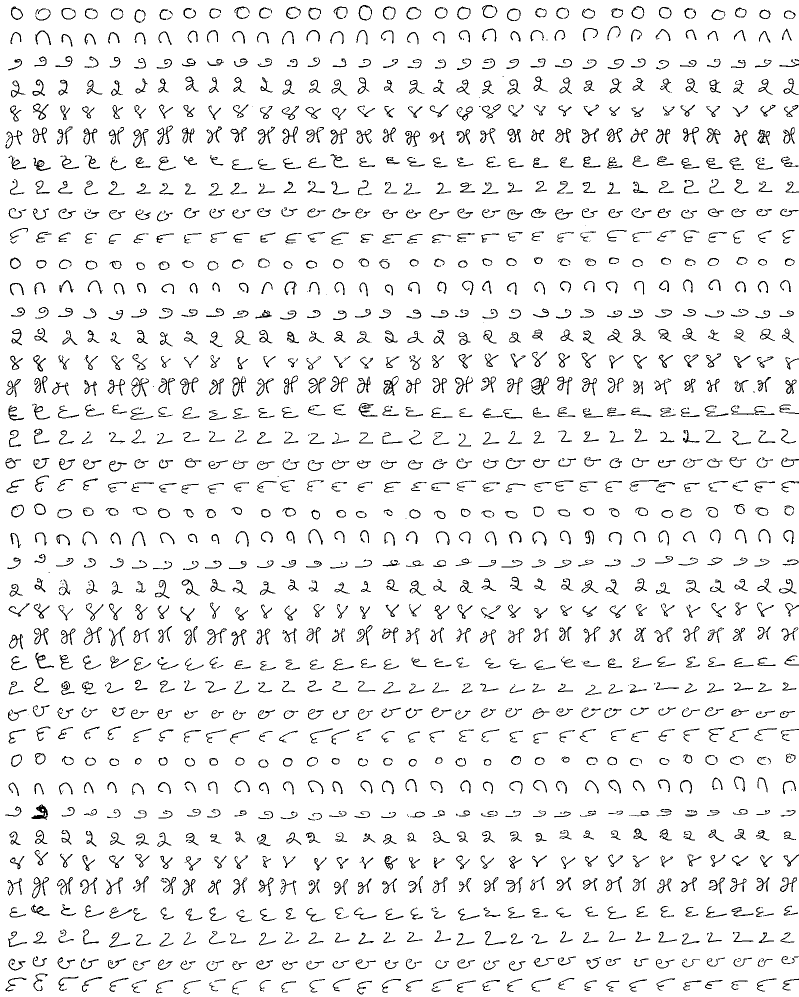
#> input picture tif/Kan.TIF, 1598 x 1994 px (shown at 1/2 size)
$ jupyter execute --allow-errors Kannada_MNIST_parse.ipynb
#> lines starting #> are read from the running program, lines starting #| are printed output that depends on the picture; after the words box and inside, x2 and y2 are one past the last pixel; in counts of white or black regions, pixels touching at a corner belong together
# Parse and MNIST-IZE Kannada Digits

This notebook goes through the process of generating a handwritten test dataset for Kannada digits. The first step is to construct a grid of handwritten digits using a quad ruled notepad as shown below. Afterwards, the images are generated by:

*   Slicing/extracting individual digit cells
*   MNIST-izing digit cells (eg. resizing digit images to 28x28, denoising by thresholding, and centering using center of mass)

[cell 1]
# Imports
import cv2
from matplotlib import pyplot as plt
from scipy import ndimage
import numpy as np
from PIL import Image
from tqdm import tqdm_notebook

# Helper Functions

Both our input seed images (used in synthetic data generation for the training dataset) and handwritten digits (test dataset) will adhere to the standard MNIST format. This means a 28x28 size digit image will be centered in a 20x20 pixel box. We leveraged the code provided in this wonderful blogpost titled "Tensorflow, MNIST and your own handwritten digits" to help MNIST-ize our data (https://medium.com/@o.kroeger/tensorflow-mnist-and-your-own-handwritten-digits-4d1cd32bbab4).

[cell 2]
# Helper Functions to MNIST-ize data

def getBestShift(img):
    '''
    Returns the best shift in x and y directions
    Input:
      img: np.array
    Output:
      sx: float
      sy: float

    '''
    # Calculate the center of mass coordinates for values in the image array
    cy, cx = ndimage.measurements.center_of_mass(img)
    rows, cols = img.shape

    # Apply vertical and horizontal shift
    sx = np.round(cols/2.0-cx).astype(int)
    sy = np.round(rows/2.0-cy).astype(int)

    return sx, sy

def shift(img, sx, sy):
    '''
    Returns shifted version of the input image
    Input:
        img: np.array
        sx: float
        sy: float
    Output:
        img_new: np.array

    '''
    rows, cols = img.shape

    M = np.float32([[1, 0, sx], [0, 1, sy]]) # Transformation matrix to shift image
    shifted = cv2.warpAffine(img, M, (cols, rows))

    return shifted

def mnistize(img):
    '''
    Returns the MNIST-ized version of the input image
    Input:
        img: np.array
    Output:
        img_new: np.array

    '''
    img = cv2.resize(255-img, (28, 28))

    # Apply Binary + Otsu thresholding on image
    # More info here: https://opencv-python-tutroals.readthedocs.io/en/latest/py_tutorials/py_imgproc/py_thresholding/py_thresholding.html#otsus-binarization
    (thresh, img) = cv2.threshold(img, 128, 255, cv2.THRESH_BINARY+cv2.THRESH_OTSU)

    # Create tight bounding box for digit
    while np.sum(img[0]) == 0:
        img = img[1:]

    while np.sum(img[:,0]) == 0:
        img = np.delete(img, 0, 1)

    while np.sum(img[-1]) == 0:
        img = img[:-1]

    while np.sum(img[:,-1]) == 0:
        img = np.delete(img, -1, 1)

    rows, cols = img.shape

    # Resize image to fit a 20x20 box
    if rows > cols:
        factor = 20.0/rows
        rows = 20
        cols = int(round(cols*factor))
    else:
        factor = 20.0/cols
        cols = 20
        rows = int(round(rows*factor))
    img = cv2.resize(img, (cols, rows))

    # Pad rows/columns to form 28x28 image
    colsPadding = (int(np.ceil((28-cols)/2.0)), int(np.floor((28-cols)/2.0)))
    rowsPadding = (int(np.ceil((28-rows)/2.0)), int(np.floor((28-rows)/2.0)))
    img = np.lib.pad(img, (rowsPadding, colsPadding), 'constant')

    # Find and apply best shift
    shiftx, shifty = getBestShift(img)
    img = shift(img, shiftx, shifty)

    return img

The data parsing process is demonstrated below for handwritten Kannada digits (40x32 = 1280 digits), which will make up the test dataset. However this approach for creating and extracting the digits can be applied to other scripts as well. To create the data sheet, the volunteer writes each digit across the row 32 times (32 is the number of cells that make up each row in the quad ruled notepad), completes this for digits 0-9, and repeats this process 4 times for a total of 40 rows and 1280 handwritten digitis. This sheet is then scanned and saved as a .TIF file.

Materials used:
+ Mead Cambridge Quad Writing Pad (8-1/2” x 11”, Quad Ruled, White, 80 Sheets)
+ Black Ink Zebra Pen (Z-Grip Series)
+ Dell S3845cdn Scanner (specific details here:https://goo.gl/fykK8k)

# Quick Sanity Check

[cell 3]
im_grid=Image.open('tif/Kan.TIF').convert('L')
#> im_grid: PIL image 1598x1994 L; 93.9% white; black in thin lines or dots
im_grid

[cell 4]
# Dimensions of entire grid sheet
im_grid.size
#> Out = (1598, 1994)

[cell 5]
# Width of each cell
width=im_grid.size[0]/32
#> width = 49.94
width
#> Out = 49.94

[cell 6]
# Height of each cell
height=im_grid.size[1]/40
#> height = 49.85
height
#> Out = 49.85

Qualitative Sanity Check: Do the cropped digits look "good"?

[cell 7]
x = np.arange(0, 32*width, width)
#> x = 32 values from 0 to 1548.1
y = np.arange(0, 40*height, height)
#> y = 40 values from 0 to 1944.2
xv, yv = np.meshgrid(x, y, indexing='xy') # Construct grid of x,y values

# Let's take 10 random slices
for trial in range(10):
    i = np.random.randint(0, 31)
    j = np.random.randint(0, 39)
    x,y = (xv[j, i], yv[j, i])
    cropped = im_grid.crop((x+2, y+2, x+width , y+height)) # Crop the image
    x_rand_image = mnistize(np.array(cropped)) # MNIST-ize the images
    plt.subplot(1, 10, trial+1)
    plt.imshow(x_rand_image)
    plt.grid(False)
    plt.axis('off')
    plt.title(np.uint8(np.mod(j, 10))) # The corresponding label
#> this loop made 10 passes
#> (thresh in mnistize, shiftx in mnistize, shifty in mnistize) on passes 1 to 10: (103, -2, 1), (106, 3, 0), (91, 3, 1), (103, 0, 1), (102, 3, -1), (114, 3, -1), (105, 1, 0), (91, 0, 1), (107, 1, 0), (91, 1, 0)
#> pass 1, `cropped = im_grid.crop((x+2, y+2, x+width , y+height))`:
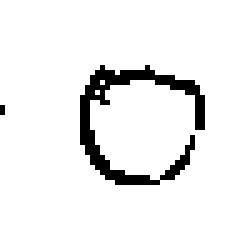
#> cropped: PIL image 48x48 L (shown 5 times larger); 92.9% white; black in thin lines or dots, all inside (x1, y1, x2, y2) = (0, 13, 41, 37)
#> pass 1, in mnistize, `img = cv2.resize(255-img, (28, 28))`:
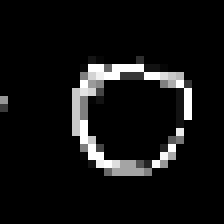
#> img: shape (28, 28) (shown 8 times larger); min 0, max 255, mean 18.2
#> pass 1, in mnistize, `(thresh, img) = cv2.threshold(img, 128, 255, cv2.THRESH_BINARY+cv2.THR..`:
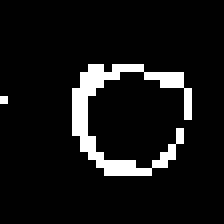
#> img: shape (28, 28) (shown 8 times larger); 8.2% white in thin lines or dots, all inside (x1, y1, x2, y2) = (0, 8, 24, 22)
#> pass 1, in mnistize, `img = np.lib.pad(img, (rowsPadding, colsPadding), 'constant')`:
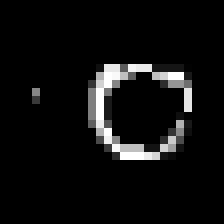
#> img: shape (28, 28) (shown 8 times larger); min 0, max 255, mean 14.8
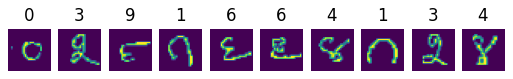
#> figure drawn by matplotlib, 10 panels

Now, proceed with extracting digits over the entire grid.

# Processing

[cell 8]
x = np.arange(0, 32*width, width)
#> x = 32 values from 0 to 1548.1
y = np.arange(0, 40*height, height)
#> y = 40 values from 0 to 1944.2

xv, yv = np.meshgrid(x, y, indexing='xy') # Construct grid of x,y values
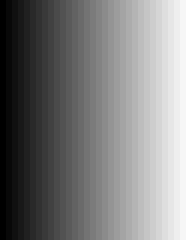
#> xv: shape (40, 32) float64 (shown 6 times larger); min 0, max 1548.1, mean 774; drawn with min black and max white
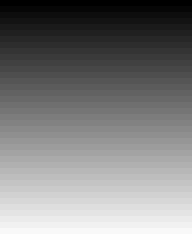
#> yv: shape (40, 32) float64 (shown 6 times larger); min 0, max 1944.2, mean 972.1; drawn with min black and max white
X_test_kmnist = np.empty((32*40, 28, 28, 1), dtype='uint8')
y_test_kmnist = np.empty(32*40, dtype='uint8')
#> y_test_kmnist = 1280 values, max 249 at index 17, min 0 at index 6, mean 31.81

k=0
#> (the rest of this cell did not finish here and is left out)

# Post-processing sanity checks:

Sanity check 1: Visual inspection of random elements

[cell 9]
for i in range(20):
    k = np.random.randint(0, 32*40-1)
    plt.subplot(5, 4, i+1)
    plt.imshow(X_test_kmnist[k,:,:,0])
    plt.axis('off')
#> this loop made 20 passes
#> k on passes 1 to 12: 849, 537, 845, 72, 777, 115, 976, 755, 448, 850, 99, 1201
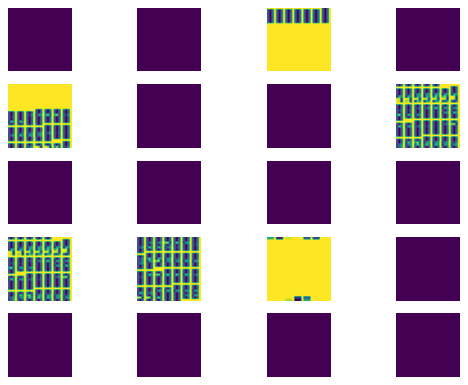
#> figure drawn by matplotlib, 20 panels

Sanity check 2: Dimensions of data

[cell 10]
print(np.shape(X_test_kmnist))
#| (1280, 28, 28, 1)
print(np.shape(X_test_kmnist))
#| (1280, 28, 28, 1)

Sanity check 3: Classwise counts

[cell 11]
plt.stem(np.bincount(y_test_kmnist))
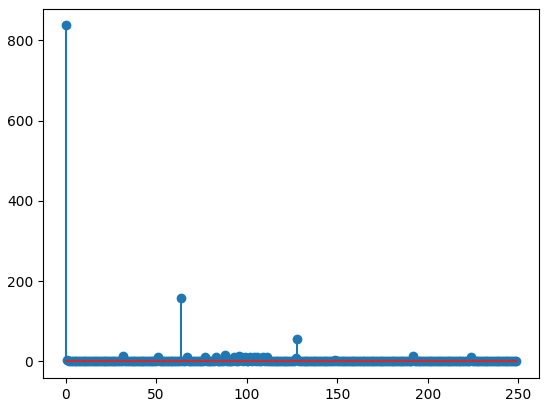
#> figure drawn by matplotlib, 1 panel; curve peaks at x = 0, y = 837

Sanity check 4: Images of classwise means

[cell 12]
for i in range(10):
    plt.subplot(2, 5, i+1)
    plt.imshow(np.mean(X_test_kmnist[y_test_kmnist==i,:,:,0], axis=0))
    plt.axis('off')
    plt.title(i)
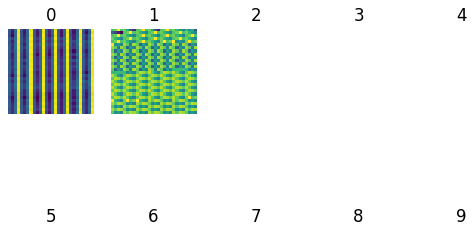
#> figure drawn by matplotlib, 10 panels

$ run again, with tif/Dev.TIF copied over tif/Kan.TIF
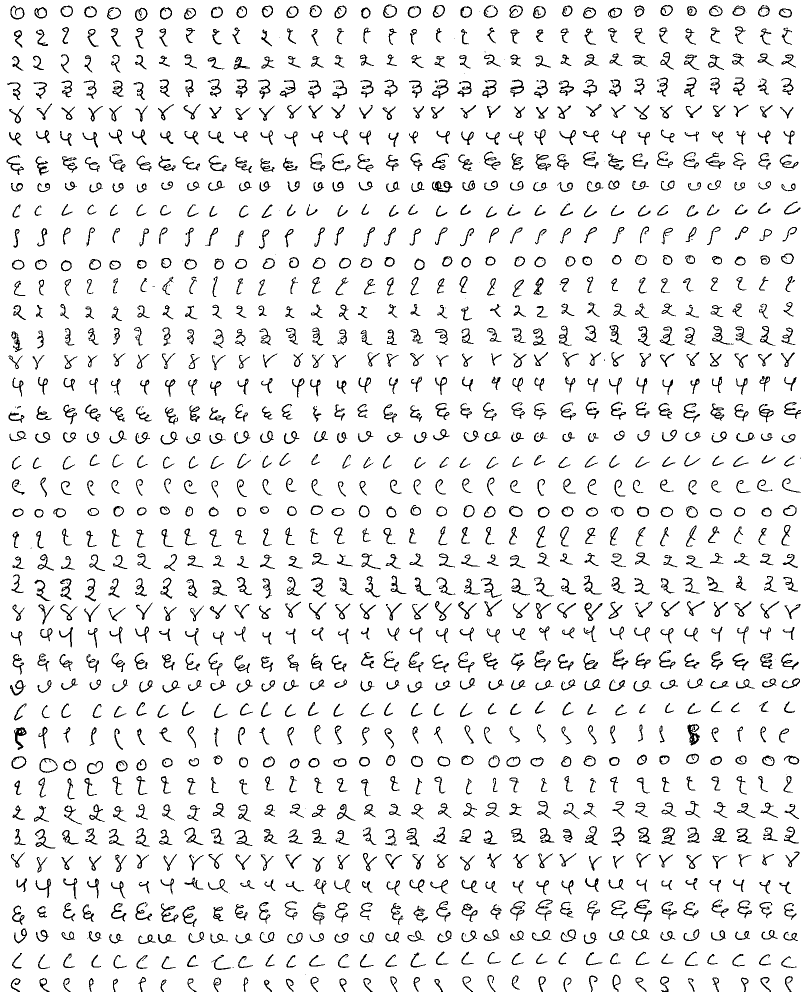
#> input picture tif/Dev.TIF, 1602 x 1983 px (shown at 1/2 size)
#> im_grid: PIL image 1602x1983 L; 92.7% white; black in thin lines or dots
#> the loop `for trial in range(10):` made 10 passes
#> (thresh in mnistize, shiftx in mnistize, shifty in mnistize) on passes 1 to 7: (91, 1, 0), (105, -1, 1), (91, 1, 1), (105, 2, 1), (106, 1, 1), (111, 1, 1), (111, -2, -1)
#> pass 1, in mnistize, `img = np.lib.pad(img, (rowsPadding, colsPadding), 'constant')`:
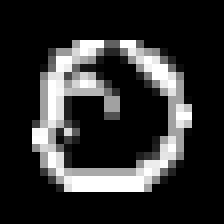
#> img: shape (28, 28) (shown 8 times larger); min 0, max 255, mean 46.4
#> `x = np.arange(0, 32*width, width)`: x = 32 values from 0 to 1551.9
#> `y = np.arange(0, 40*height, height)`: y = 40 values from 0 to 1933.4
#> y_test_kmnist = 1280 values, max 246 at index 1149, min 0 at index 6, mean 118.2
#> the loop `for i in range(20):` made 20 passes
#> k on passes 1 to 8: 849, 537, 845, 72, 777, 115, 976, 755
#| (1280, 28, 28, 1)
#| (1280, 28, 28, 1)
#> `[cell 11] plt.stem(np.bincount(y_test_kmnist))`:
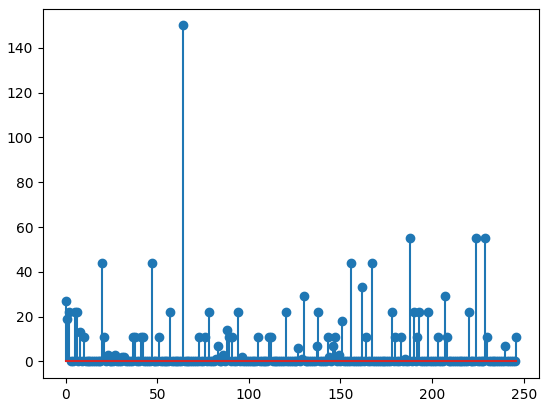
#> figure drawn by matplotlib, 1 panel; curve peaks at x = 64, y = 150

$ run again, with tif/Guj.TIF copied over tif/Kan.TIF
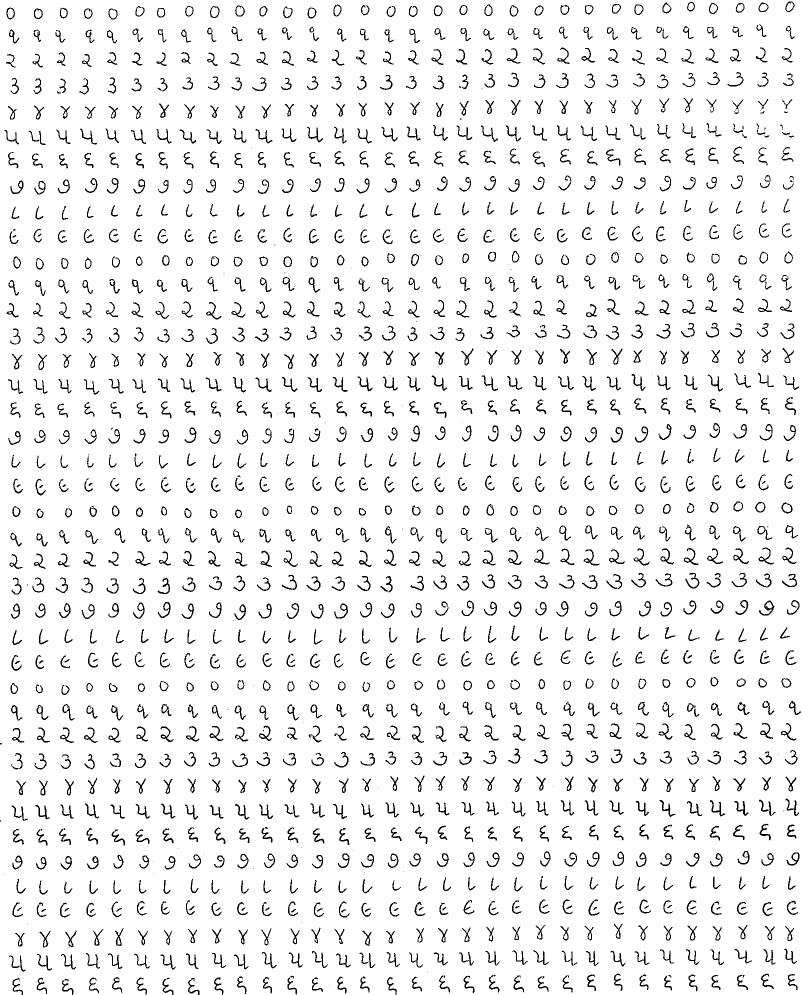
#> input picture tif/Guj.TIF, 1604 x 1989 px (shown at 1/2 size)
#> im_grid: PIL image 1604x1989 L; 94% white; black in thin lines or dots
#> the loop `for trial in range(10):` made 10 passes
#> (thresh in mnistize, shiftx in mnistize, shifty in mnistize) on passes 1 to 7: (118, 1, 1), (103, -1, -1), (105, 1, -2), (91, 1, 1), (91, 1, 0), (97, 2, 0), (105, -2, 0)
#> `x = np.arange(0, 32*width, width)`: x = 32 values from 0 to 1553.9
#> `y = np.arange(0, 40*height, height)`: y = 40 values from 0 to 1939.3
#> y_test_kmnist = 1280 values, max 246 at index 1149, min 0 at index 6, mean 118.2
#> the loop `for i in range(20):` made 20 passes
#> k on passes 1 to 8: 849, 537, 845, 72, 777, 115, 976, 755
#| (1280, 28, 28, 1)
#| (1280, 28, 28, 1)
#> `[cell 11] plt.stem(np.bincount(y_test_kmnist))`:
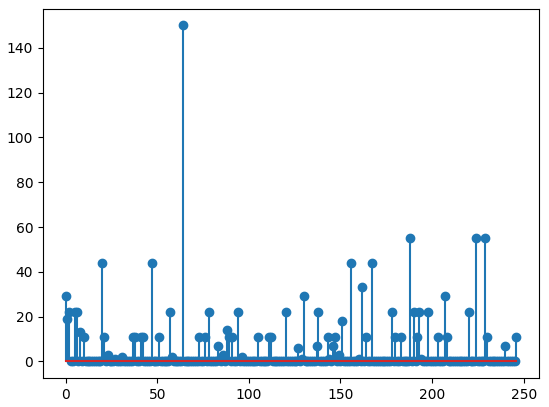
#> figure drawn by matplotlib, 1 panel; curve peaks at x = 64, y = 150
